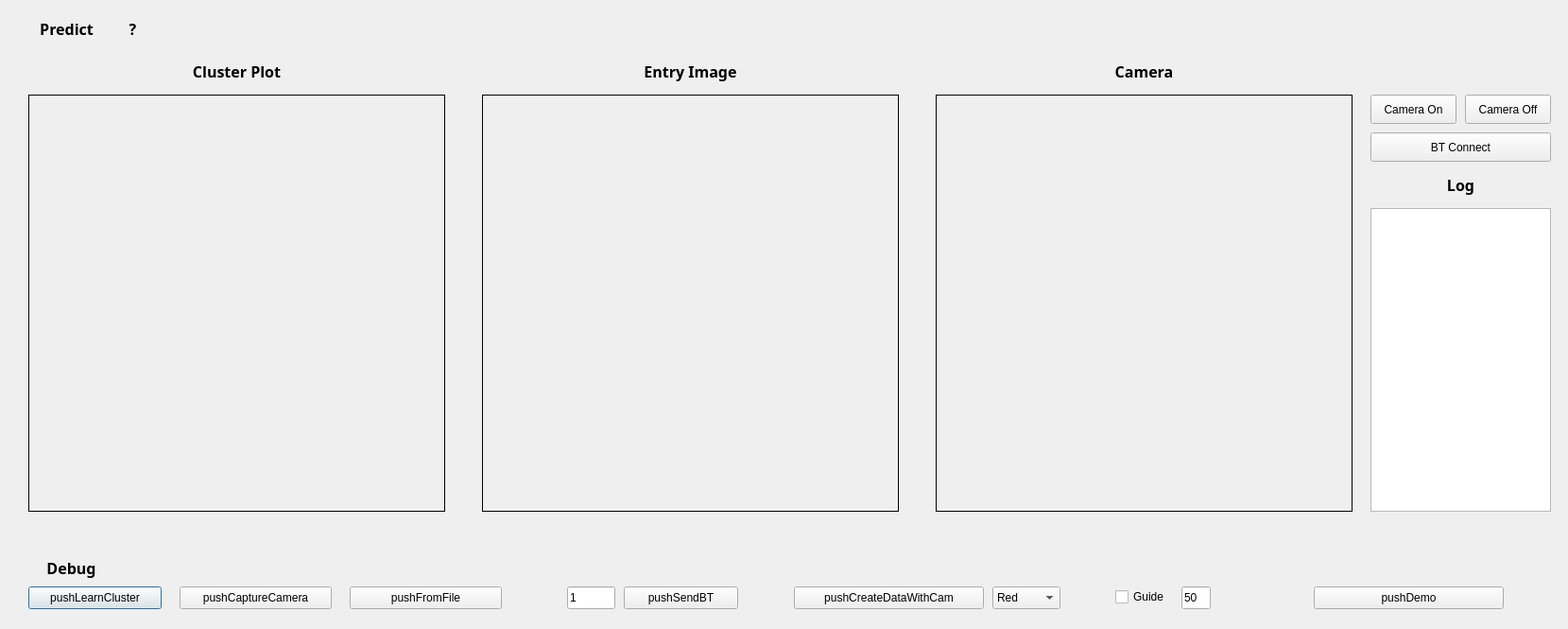
<?xml version="1.0" encoding="UTF-8"?>
<ui version="4.0">
 <class>Dialog</class>
 <widget class="QDialog" name="Dialog">
  <property name="geometry">
   <rect>
    <x>0</x>
    <y>0</y>
    <width>1659</width>
    <height>665</height>
   </rect>
  </property>
  <property name="windowTitle">
   <string>Dialog</string>
  </property>
  <widget class="QLabel" name="BaseImg_2">
   <property name="geometry">
    <rect>
     <x>30</x>
     <y>100</y>
     <width>441</width>
     <height>441</height>
    </rect>
   </property>
   <property name="frameShape">
    <enum>QFrame::Box</enum>
   </property>
   <property name="text">
    <string/>
   </property>
  </widget>
  <widget class="QLabel" name="Plot">
   <property name="geometry">
    <rect>
     <x>40</x>
     <y>110</y>
     <width>421</width>
     <height>421</height>
    </rect>
   </property>
   <property name="frameShape">
    <enum>QFrame::NoFrame</enum>
   </property>
   <property name="text">
    <string/>
   </property>
  </widget>
  <widget class="QLabel" name="label_2">
   <property name="geometry">
    <rect>
     <x>30</x>
     <y>60</y>
     <width>441</width>
     <height>31</height>
    </rect>
   </property>
   <property name="font">
    <font>
     <family>맑은 고딕</family>
     <pointsize>12</pointsize>
     <bold>true</bold>
    </font>
   </property>
   <property name="text">
    <string>Cluster Plot</string>
   </property>
   <property name="alignment">
    <set>Qt::AlignCenter</set>
   </property>
  </widget>
  <widget class="QLabel" name="BaseImg_3">
   <property name="geometry">
    <rect>
     <x>510</x>
     <y>100</y>
     <width>441</width>
     <height>441</height>
    </rect>
   </property>
   <property name="frameShape">
    <enum>QFrame::Box</enum>
   </property>
   <property name="text">
    <string/>
   </property>
  </widget>
  <widget class="QLabel" name="label_3">
   <property name="geometry">
    <rect>
     <x>510</x>
     <y>60</y>
     <width>441</width>
     <height>31</height>
    </rect>
   </property>
   <property name="font">
    <font>
     <family>맑은 고딕</family>
     <pointsize>12</pointsize>
     <bold>true</bold>
    </font>
   </property>
   <property name="text">
    <string>Entry Image</string>
   </property>
   <property name="alignment">
    <set>Qt::AlignCenter</set>
   </property>
  </widget>
  <widget class="QLabel" name="Image">
   <property name="geometry">
    <rect>
     <x>520</x>
     <y>110</y>
     <width>421</width>
     <height>421</height>
    </rect>
   </property>
   <property name="frameShape">
    <enum>QFrame::NoFrame</enum>
   </property>
   <property name="text">
    <string/>
   </property>
  </widget>
  <widget class="QPushButton" name="pushLearnCluster">
   <property name="geometry">
    <rect>
     <x>30</x>
     <y>620</y>
     <width>141</width>
     <height>24</height>
    </rect>
   </property>
   <property name="text">
    <string>pushLearnCluster</string>
   </property>
  </widget>
  <widget class="QPushButton" name="pushCaptureCamera">
   <property name="geometry">
    <rect>
     <x>190</x>
     <y>620</y>
     <width>161</width>
     <height>24</height>
    </rect>
   </property>
   <property name="text">
    <string>pushCaptureCamera</string>
   </property>
  </widget>
  <widget class="QLabel" name="label_4">
   <property name="geometry">
    <rect>
     <x>30</x>
     <y>20</y>
     <width>81</width>
     <height>21</height>
    </rect>
   </property>
   <property name="font">
    <font>
     <family>맑은 고딕</family>
     <pointsize>12</pointsize>
     <bold>true</bold>
    </font>
   </property>
   <property name="text">
    <string>Predict</string>
   </property>
   <property name="alignment">
    <set>Qt::AlignCenter</set>
   </property>
  </widget>
  <widget class="QLabel" name="label_predict">
   <property name="geometry">
    <rect>
     <x>110</x>
     <y>20</y>
     <width>61</width>
     <height>21</height>
    </rect>
   </property>
   <property name="font">
    <font>
     <family>맑은 고딕</family>
     <pointsize>12</pointsize>
     <bold>true</bold>
    </font>
   </property>
   <property name="text">
    <string>?</string>
   </property>
   <property name="alignment">
    <set>Qt::AlignCenter</set>
   </property>
  </widget>
  <widget class="QPushButton" name="pushCamOn">
   <property name="geometry">
    <rect>
     <x>1450</x>
     <y>100</y>
     <width>91</width>
     <height>31</height>
    </rect>
   </property>
   <property name="text">
    <string>Camera On</string>
   </property>
  </widget>
  <widget class="QPushButton" name="pushCamOff">
   <property name="geometry">
    <rect>
     <x>1550</x>
     <y>100</y>
     <width>91</width>
     <height>31</height>
    </rect>
   </property>
   <property name="text">
    <string>Camera Off</string>
   </property>
  </widget>
  <widget class="QPushButton" name="pushFromFile">
   <property name="geometry">
    <rect>
     <x>370</x>
     <y>620</y>
     <width>161</width>
     <height>24</height>
    </rect>
   </property>
   <property name="text">
    <string>pushFromFile</string>
   </property>
  </widget>
  <widget class="QLabel" name="BaseImg_4">
   <property name="geometry">
    <rect>
     <x>990</x>
     <y>100</y>
     <width>441</width>
     <height>441</height>
    </rect>
   </property>
   <property name="frameShape">
    <enum>QFrame::Box</enum>
   </property>
   <property name="text">
    <string/>
   </property>
  </widget>
  <widget class="QLabel" name="Camera">
   <property name="geometry">
    <rect>
     <x>1000</x>
     <y>110</y>
     <width>421</width>
     <height>421</height>
    </rect>
   </property>
   <property name="frameShape">
    <enum>QFrame::NoFrame</enum>
   </property>
   <property name="text">
    <string/>
   </property>
  </widget>
  <widget class="QLabel" name="label_5">
   <property name="geometry">
    <rect>
     <x>990</x>
     <y>60</y>
     <width>441</width>
     <height>31</height>
    </rect>
   </property>
   <property name="font">
    <font>
     <family>맑은 고딕</family>
     <pointsize>12</pointsize>
     <bold>true</bold>
    </font>
   </property>
   <property name="text">
    <string>Camera</string>
   </property>
   <property name="alignment">
    <set>Qt::AlignCenter</set>
   </property>
  </widget>
  <widget class="QListWidget" name="listWidget">
   <property name="geometry">
    <rect>
     <x>1450</x>
     <y>220</y>
     <width>191</width>
     <height>321</height>
    </rect>
   </property>
   <property name="isWrapping" stdset="0">
    <bool>false</bool>
   </property>
   <property name="wordWrap">
    <bool>true</bool>
   </property>
  </widget>
  <widget class="QLabel" name="label_6">
   <property name="geometry">
    <rect>
     <x>1450</x>
     <y>180</y>
     <width>191</width>
     <height>31</height>
    </rect>
   </property>
   <property name="font">
    <font>
     <family>맑은 고딕</family>
     <pointsize>12</pointsize>
     <bold>true</bold>
    </font>
   </property>
   <property name="text">
    <string>Log</string>
   </property>
   <property name="alignment">
    <set>Qt::AlignCenter</set>
   </property>
  </widget>
  <widget class="QLineEdit" name="lineEditBT">
   <property name="geometry">
    <rect>
     <x>600</x>
     <y>620</y>
     <width>51</width>
     <height>24</height>
    </rect>
   </property>
   <property name="text">
    <string>1</string>
   </property>
  </widget>
  <widget class="QPushButton" name="pushSendBT">
   <property name="geometry">
    <rect>
     <x>660</x>
     <y>620</y>
     <width>121</width>
     <height>24</height>
    </rect>
   </property>
   <property name="text">
    <string>pushSendBT</string>
   </property>
  </widget>
  <widget class="QPushButton" name="pushConnectBT">
   <property name="geometry">
    <rect>
     <x>1450</x>
     <y>140</y>
     <width>191</width>
     <height>31</height>
    </rect>
   </property>
   <property name="text">
    <string>BT Connect</string>
   </property>
  </widget>
  <widget class="QLabel" name="label_7">
   <property name="geometry">
    <rect>
     <x>20</x>
     <y>590</y>
     <width>111</width>
     <height>21</height>
    </rect>
   </property>
   <property name="font">
    <font>
     <family>맑은 고딕</family>
     <pointsize>12</pointsize>
     <bold>true</bold>
    </font>
   </property>
   <property name="text">
    <string>Debug</string>
   </property>
   <property name="alignment">
    <set>Qt::AlignCenter</set>
   </property>
  </widget>
  <widget class="QPushButton" name="pushCreateDataWithCam">
   <property name="geometry">
    <rect>
     <x>840</x>
     <y>620</y>
     <width>201</width>
     <height>24</height>
    </rect>
   </property>
   <property name="text">
    <string>pushCreateDataWithCam</string>
   </property>
  </widget>
  <widget class="QComboBox" name="comboBoxColor">
   <property name="geometry">
    <rect>
     <x>1050</x>
     <y>620</y>
     <width>72</width>
     <height>24</height>
    </rect>
   </property>
   <item>
    <property name="text">
     <string>Red</string>
    </property>
   </item>
   <item>
    <property name="text">
     <string>Green</string>
    </property>
   </item>
   <item>
    <property name="text">
     <string>Blue</string>
    </property>
   </item>
  </widget>
  <widget class="QCheckBox" name="checkBoxGuide">
   <property name="geometry">
    <rect>
     <x>1180</x>
     <y>620</y>
     <width>78</width>
     <height>22</height>
    </rect>
   </property>
   <property name="text">
    <string>Guide</string>
   </property>
  </widget>
  <widget class="QLineEdit" name="lineEditGuide">
   <property name="geometry">
    <rect>
     <x>1250</x>
     <y>620</y>
     <width>31</width>
     <height>24</height>
    </rect>
   </property>
   <property name="text">
    <string>50</string>
   </property>
  </widget>
  <widget class="QPushButton" name="pushDemo">
   <property name="geometry">
    <rect>
     <x>1390</x>
     <y>620</y>
     <width>201</width>
     <height>24</height>
    </rect>
   </property>
   <property name="text">
    <string>pushDemo</string>
   </property>
  </widget>
 </widget>
 <resources/>
 <connections/>
</ui>
